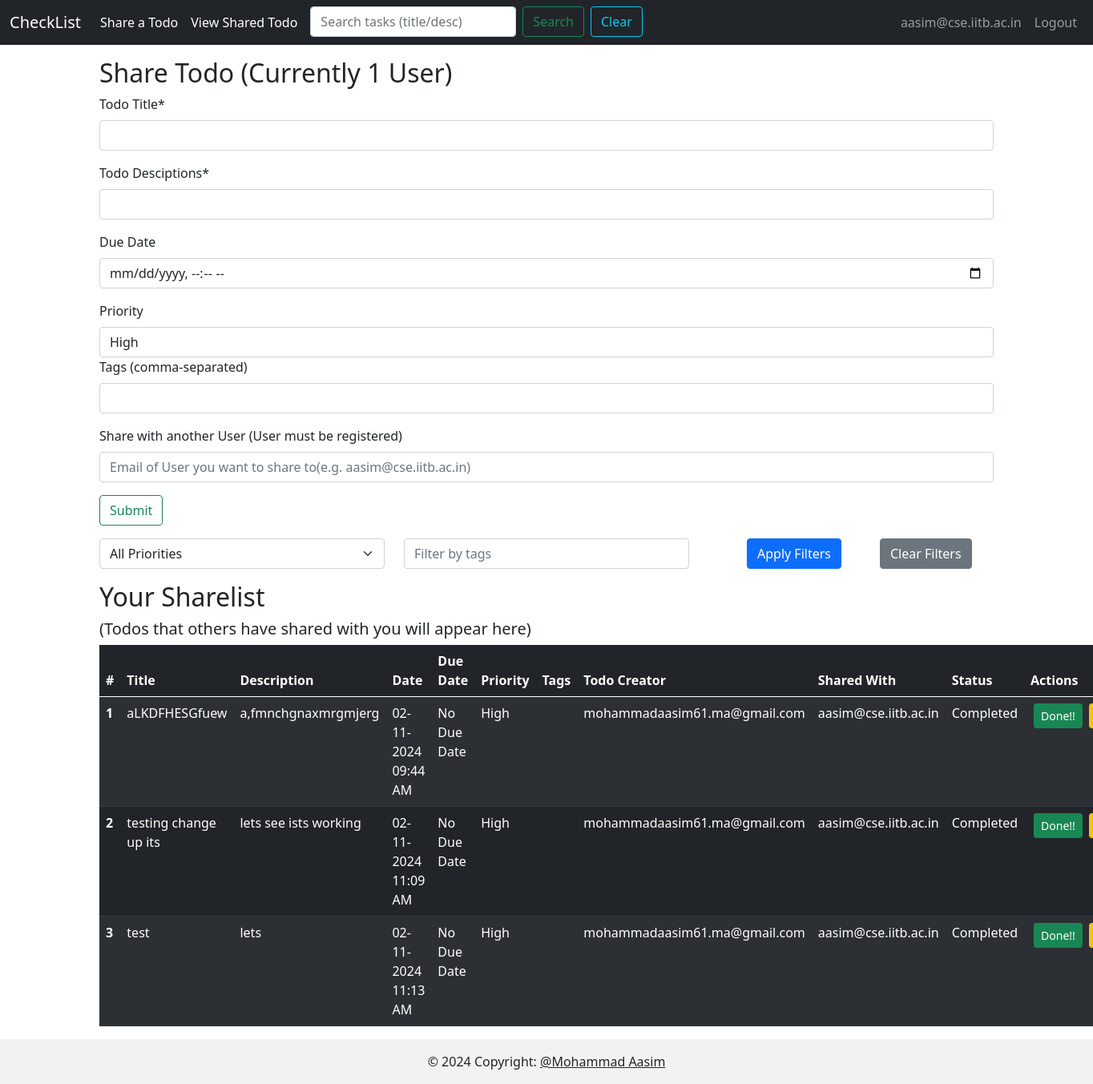
/shared/todo (signed in), run on the app's committed database.
### app.py (models this page shows, shortened)
class User(db.Model, UserMixin):
    id =db.Column(db.Integer, primary_key=True)
    email= db.Column(db.String(100), nullable=False, unique=True)
    password= db.Column(db.String(150), nullable=False)
    user_name = db.Column(db.String(100), nullable=False)

class shareTodo(db.Model):
    sno = db.Column(db.Integer, primary_key=True)
    title = db.Column(db.String(200), nullable=False)
    desc = db.Column(db.String(500), nullable=False)
    date_created = db.Column(db.DateTime, default=datetime.utcnow)
    user_email = db.Column(db.String(100), nullable=False)
    due_date = db.Column(db.DateTime)
    priority = db.Column(db.String(10), nullable=False, default='Medium') #others are : High, Low
    tags = db.Column(db.String(200)) #for user help
    shareWith = db.Column(db.String(100), nullable=False)
    status = db.Column(db.String(100),nullable=False, default='Active')

### app.py (the view, shortened to what this page needs)
@app.route('/shared/todo', methods=['GET', 'POST'])
@login_required
def shared_todo():
    priority_filter = request.args.get('priority', default='All', type=str)
    tag_filter = request.args.get('tag', default='', type=str)
    search_query = request.args.get('search', default='', type=str)
    query = shareTodo.query.filter_by(shareWith=current_user.email)
    if priority_filter != 'All':
        print(f"Applying priority filter: {priority_filter}")
        query = query.filter_by(priority=priority_filter)
    if tag_filter:
        print(f"Applying tag filter: {tag_filter}")
        query = query.filter(Todo.tags.like(f'%{tag_filter}%'))
    if search_query:
        print(f"Applying search query: {search_query}")
        query = query.filter(
            (shareTodo.title.ilike(f'%{search_query}%')) |
            (shareTodo.desc.ilike(f'%{search_query}%'))
        )
    allTodo = query.all()
    return render_template('shareTodo.html', allTodo=allTodo, priority_filter=priority_filter, tag_filter=tag_filter)

### app.py (called while the page is built)
@login_manager.user_loader
def load_user(user_id):
    return User.query.get(int(user_id))

### templates/shareTodo.html (shortened to what this page needs)
{% extends 'nav.html' %}
{% block body %}
    <div class="container my-3">
      <h2>Share Todo (Currently 1 User)</h2>
      <form action="/shared/todo" method="POST">
        <div class="mb-3">
          <label for="title" class="form-label">Todo Title*</label>
          <input
            type="text"
            class="form-control"
            id="title"
            name="title"
            required
          />
        </div>
        <div class="mb-3">
          <label for="desc" class="form-label">Todo Desciptions*</label>
          <input
            type="text"
            id="desc"
            name="desc"
            class="form-control"
            required
          />
        </div>
        <div class="mb-3">
          <label for="due_date" class="form-label">Due Date</label>
          <input
            type="datetime-local"
            id="due_date"
            name="due_date"
            class="form-control"/>
        </div>
        <div class="md-3">
          <label for="priority" class="form-label">Priority</label>
          <select id="priority" name="priority" class="form-control">
            <option value="High">High</option>
          </select>
        </div>
        <div class="mb-3">
          <label for="tags" class="form-label">Tags (comma-separated)</label>
          <input type="text" class="form-control" id="tags" name="tags"/>
        </div>
        <div class="mb-3">
          <label for="shared_with" class="form-label">Share with another User (User must be registered)</label>
          <input
            type="email"
            placeholder="Email of User you want to share to(e.g. aasim@cse.iitb.ac.in)"
            class="form-control"
            id="shared_with"
            name="shared_with"
            required
            />
        </div>
        <button type="submit" class="btn btn-outline-success">Submit</button>
      </form>
    </div>
    <div class="container my-3">
      <form method="GET" action="{{ url_for('dashboard') }}" class="mb-3">
        <div class="row">
            <div class="col-md-4">
                <select name="priority" class="form-select" onchange="this.form.submit()">
                    <option value="All" {% if priority_filter == 'All' %}selected{% endif %}>All Priorities</option>
                </select>
            </div>
            <div class="col-md-4">
                <input type="text" name="tag" class="form-control" placeholder="Filter by tags" value="{{ tag_filter }}">
            </div>
            <div class="col-md-4 d-flex ">
              <button type="submit" class="btn btn-primary ms-5">Apply Filters</button>
              <button type="button" class="btn btn-secondary ms-5" onclick="clearFilters()">Clear Filters</button>
          </div>
        </div>
    </form>
</div>
    <div class="container my-3">
      <h2>Your Sharelist</h2>
      <h5>(Todos that others have shared with you will appear here)</h5>
      {% if allTodo|length == 0 %}
      <div class="alert alert-info" role="alert">
        No Shared Todos added yet!
      </div>
      {% else %}
        <table class="table table-dark table-striped table-hover">
          <thead>
            <tr>
              <th scope="col">#</th>
              <th scope="col">Title</th>
              <th scope="col">Description</th>
              <th scope="col">Date</th>
              <th scope="col">Due Date</th>
              <th scope="col">Priority</th>
              <th scope="col">Tags</th>
              <th scope="col">Todo Creator</th>
              <th scope="col">Shared With</th>
              <th scope="col">Status</th>
              <th scope="col">Actions</th>
            </tr>
          </thead>
          <tbody>
            {% for todo in allTodo %}
              <tr>
                <th scope="row">{{ loop.index }}</th>
                <td>{{ todo.title }}</td>
                <td>{{ todo.desc }}</td>
                <td>{{ todo.date_created.strftime('%d-%m-%Y %I:%M %p') }}</td>
                <td>{{ todo.due_date.strftime('%d-%m-%Y %I:%M %p') if todo.due_date else 'No Due Date'}}</td>
                <td>{{ todo.priority }}</td>
                <td>{{ todo.tags }}</td>
                <td>{{ todo.user_email}}</td>
                <td>{{ todo.shareWith}}</td>
                <td>{{ todo.status}}</td>
                <td>
                    <div class="d-flex">
                        <span class="d-inline mx-1">
                            <a href="/completeShareTodo/{{ todo.sno }}" class="btn btn-success btn-sm">Done!!</a>
                        </span>
                        <span class="d-inline mx-1">
                            <a href="/stillgoingShareTodo/{{ todo.sno }}" class="btn btn-warning btn-sm">Going!!</a>
                        </span>
                    </div>
                </td>
              </tr>
            {% endfor %}
          </tbody>
        </table>
      {% endif %}
    </div>
{% endblock body %}

### templates/nav.html (shortened to what this page needs)
<!DOCTYPE html>
<html lang="en">
  <head>
    <link
      href="https://cdn.jsdelivr.net/npm/bootstrap@5.0.2/dist/css/bootstrap.min.css"
      rel="stylesheet"
    />
  </head>
  <body>
    <nav class="navbar navbar-expand-lg navbar-dark bg-dark">
        <div class="container-fluid">
          <a class="navbar-brand" href="/list">CheckList</a>
          <div class="collapse navbar-collapse" id="navbarTogglerDemo03">
            <ul class="navbar-nav me-auto mb-2 mb-lg-0">
              <li class="nav-item">
                <a class="nav-link active" aria-current="page" href="{{ url_for('shared_todo') }}">Share a Todo</a>
              </li>
              <li class="nav-item">
                <a class="nav-link active" aria-current="page" href="{{ url_for('view_shared_todo') }}">View Shared Todo</a>
              </li>
              <li class="nav-item">
                <form method="GET" action="{{ url_for('dashboard') }}" class="d-flex my-2 my-lg-0 ">
                  <input type="text" name="search" class="form-control ms-2" placeholder="Search tasks (title/desc)" value="{{ search_query }}">
                  <button class="btn btn-outline-success ms-2" type="submit">Search</button>
                  <button type="button" class="btn btn-outline-info ms-2" onclick="clearFilters()">Clear</button>
              </form>
              </li>
            </ul>
            <ul class="navbar-nav">
              {% if current_user.is_authenticated %}
    <li class="nav-item">
        <a class="nav-link" href="#">{{ current_user.email }}</a>
    </li>
    <li class="nav-item">
        <a class="nav-link" href="{{ url_for('logout') }}">Logout</a>
    </li>
{% else %}
    <li class="nav-item">
        <a class="nav-link" href="{{ url_for('login_signup') }}">Login / Sign Up</a>
    </li>
{% endif %}
            </ul>
          </div>
        </div>
      </nav>
    {% block body %}
    {% endblock body %}
</body>
<footer class="bg-body-tertiary text-center text-lg-start" style="position: sticky; bottom: 0; width: 100%;">
    <div class="text-center p-3" style="background-color: rgba(0, 0, 0, 0.05);">
      © 2024 Copyright:
      <a class="text-body" href="https://github.com/mAasim1026/">@Mohammad Aasim</a>
    </div>
  </footer>
</html>

### data on the page
User: email "aasim@cse.iitb.ac.in"
shareTodo: title "aLKDFHESGfuew", desc "a,fmnchgnaxmrgmjerg", date_created "02-11-2024 09:44 AM", due_date "No Due Date", priority "High", user_email "mohammadaasim61.ma@gmail.com", shareWith "aasim@cse.iitb.ac.in", status "Completed"
shareTodo: title "testing change up its", desc "lets see ists working", date_created "02-11-2024 11:09 AM", due_date "No Due Date", priority "High", user_email "mohammadaasim61.ma@gmail.com", shareWith "aasim@cse.iitb.ac.in", status "Completed"
shareTodo: title "test", desc "lets", date_created "02-11-2024 11:13 AM", due_date "No Due Date", priority "High", user_email "mohammadaasim61.ma@gmail.com", shareWith "aasim@cse.iitb.ac.in", status "Completed"
